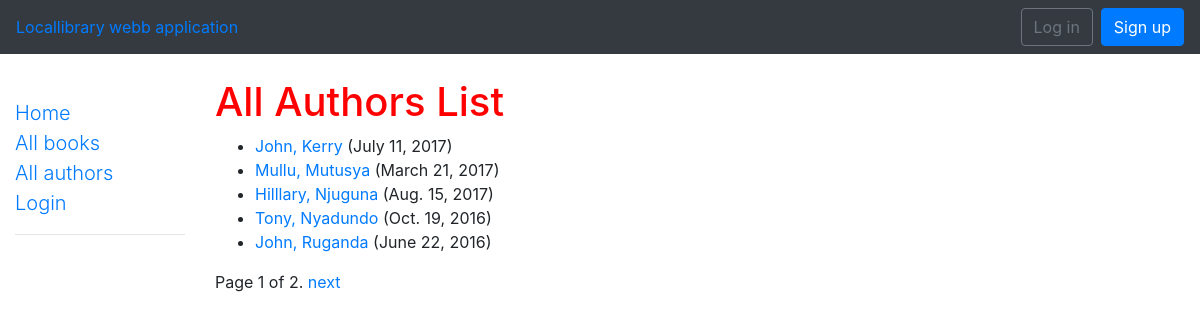
Screenshot of /catalog/authors/ with the database file from the repository.
### catalog/models.py (models this page shows, shortened)
class Author(models.Model):
    first_name = models.CharField(max_length=100)
    last_name = models.CharField(max_length=100)
    date_of_birth = models.DateField(null=True, blank=True)
    date_of_death = models.DateField('Died', null=True, blank=True)
    class Meta:
        ordering = ["last_name","first_name"]
    def get_absolute_url(self):
        return reverse('catalog:author-detail', args=[str(self.id)])

### catalog/views.py (the view)
# urls.py: path('authors/', views.AuthorListView.as_view(), name='authors'),
class AuthorListView(generic.ListView):
    model=Author
    template_name = 'catalog/author_list.html'
    paginate_by=5

### catalog/templates/catalog/author_list.html (shortened to what this page needs)
{% extends "catalog/base_template.html" %}
{% block content %}
    <h1>All Authors List</h1>
    {% if author_list %}
    <ul>
      {% for author in author_list %}
      <li>
        <a href="{{ author.get_absolute_url }}">{{ author.first_name }}, {{ author.last_name }}</a> ({{author.date_of_birth}})
      </li>
      {% endfor %}
    </ul>
    {% else %}
      <p>There are no books in the library.</p>
    {% endif %}
{% endblock %}

### catalog/static/catalog/css/style.css (style rules this page uses)
h1 { color: red; }

### rows the page displays
Author: first_name "John", last_name "Kerry", date_of_birth "July 11, 2017"
Author: first_name "Mullu", last_name "Mutusya", date_of_birth "March 21, 2017"
Author: first_name "Hilllary", last_name "Njuguna", date_of_birth "Aug. 15, 2017"
Author: first_name "Tony", last_name "Nyadundo", date_of_birth "Oct. 19, 2016"
Author: first_name "John", last_name "Ruganda", date_of_birth "June 22, 2016"

### other values shown
{{ page_obj.number }} "1"
{{ page_obj.paginator.num_pages }} "2"
